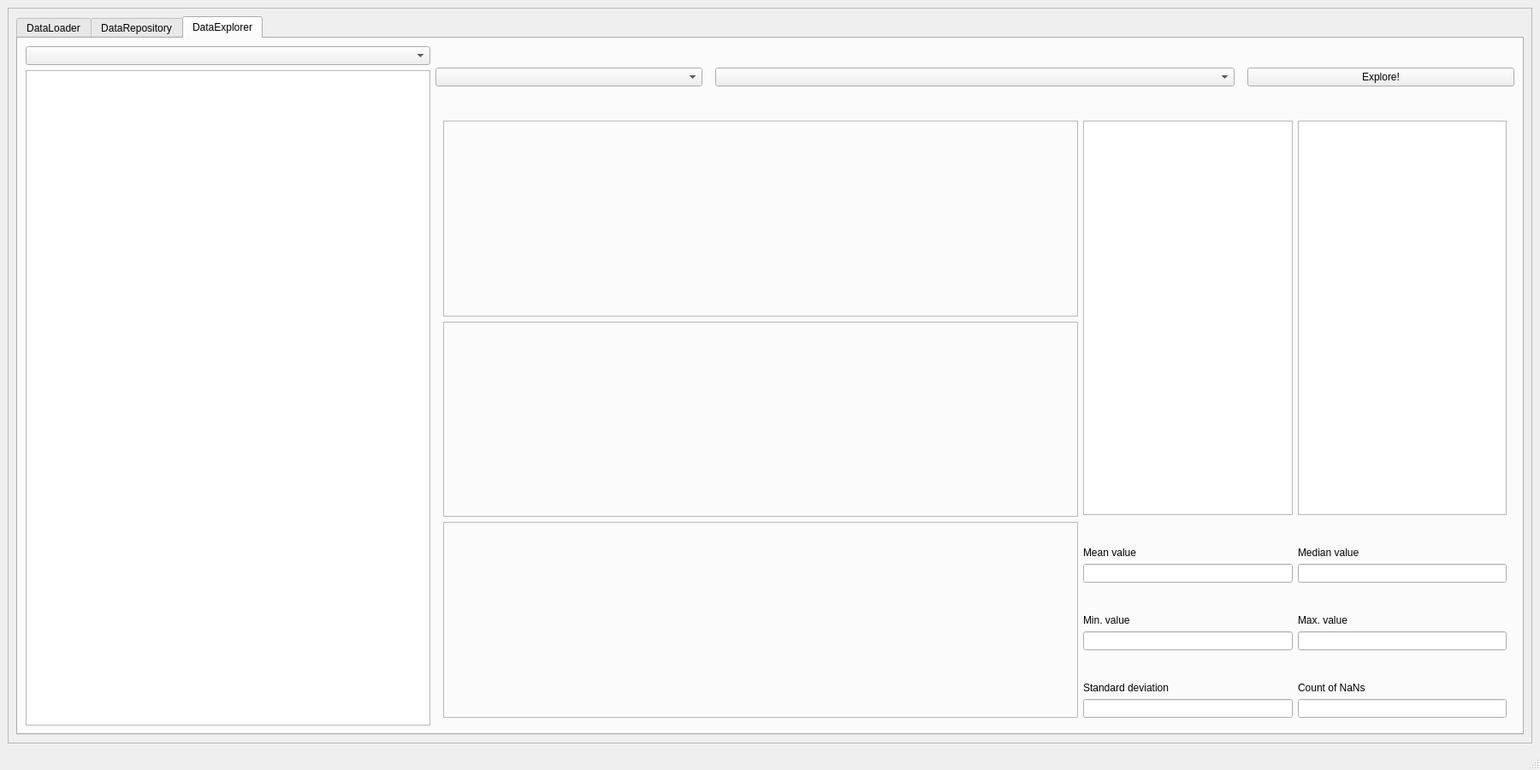
<?xml version="1.0" encoding="UTF-8"?>
<ui version="4.0">
 <class>MainWindow</class>
 <widget class="QMainWindow" name="MainWindow">
  <property name="geometry">
   <rect>
    <x>0</x>
    <y>0</y>
    <width>1800</width>
    <height>900</height>
   </rect>
  </property>
  <property name="windowTitle">
   <string>MLOps Platform Interface</string>
  </property>
  <widget class="QWidget" name="centralwidget">
   <layout class="QHBoxLayout" name="horizontalLayout_5">
    <item>
     <widget class="QFrame" name="frame">
      <property name="frameShape">
       <enum>QFrame::StyledPanel</enum>
      </property>
      <property name="frameShadow">
       <enum>QFrame::Raised</enum>
      </property>
      <layout class="QVBoxLayout" name="verticalLayout_7">
       <item>
        <widget class="QTabWidget" name="tabWidget">
         <property name="currentIndex">
          <number>2</number>
         </property>
         <widget class="QWidget" name="DataLoader_tab">
          <attribute name="title">
           <string>DataLoader</string>
          </attribute>
          <layout class="QGridLayout" name="gridLayout_2">
           <item row="0" column="0">
            <layout class="QGridLayout" name="gridLayout" rowstretch="1,3,1,2" columnstretch="1,1">
             <property name="leftMargin">
              <number>20</number>
             </property>
             <property name="topMargin">
              <number>35</number>
             </property>
             <property name="rightMargin">
              <number>20</number>
             </property>
             <property name="bottomMargin">
              <number>25</number>
             </property>
             <item row="1" column="1">
              <layout class="QVBoxLayout" name="verticalLayout_3">
               <item alignment="Qt::AlignHCenter">
                <widget class="QPushButton" name="dl_pb_clear">
                 <property name="enabled">
                  <bool>false</bool>
                 </property>
                 <property name="sizePolicy">
                  <sizepolicy hsizetype="Fixed" vsizetype="Fixed">
                   <horstretch>0</horstretch>
                   <verstretch>0</verstretch>
                  </sizepolicy>
                 </property>
                 <property name="minimumSize">
                  <size>
                   <width>100</width>
                   <height>0</height>
                  </size>
                 </property>
                 <property name="maximumSize">
                  <size>
                   <width>100</width>
                   <height>16777215</height>
                  </size>
                 </property>
                 <property name="text">
                  <string>Clear loaded data</string>
                 </property>
                </widget>
               </item>
               <item alignment="Qt::AlignHCenter">
                <widget class="QPushButton" name="dl_pb_save_pickle">
                 <property name="enabled">
                  <bool>false</bool>
                 </property>
                 <property name="minimumSize">
                  <size>
                   <width>100</width>
                   <height>0</height>
                  </size>
                 </property>
                 <property name="maximumSize">
                  <size>
                   <width>100</width>
                   <height>16777215</height>
                  </size>
                 </property>
                 <property name="text">
                  <string>Pickle-save data</string>
                 </property>
                </widget>
               </item>
               <item alignment="Qt::AlignHCenter">
                <widget class="QPushButton" name="dl_pb_summary">
                 <property name="enabled">
                  <bool>false</bool>
                 </property>
                 <property name="minimumSize">
                  <size>
                   <width>100</width>
                   <height>0</height>
                  </size>
                 </property>
                 <property name="maximumSize">
                  <size>
                   <width>100</width>
                   <height>16777215</height>
                  </size>
                 </property>
                 <property name="text">
                  <string>Summary</string>
                 </property>
                </widget>
               </item>
               <item alignment="Qt::AlignHCenter">
                <widget class="QPushButton" name="dl_pb_save_repo">
                 <property name="enabled">
                  <bool>false</bool>
                 </property>
                 <property name="minimumSize">
                  <size>
                   <width>100</width>
                   <height>0</height>
                  </size>
                 </property>
                 <property name="maximumSize">
                  <size>
                   <width>100</width>
                   <height>16777215</height>
                  </size>
                 </property>
                 <property name="text">
                  <string>Save to Repository</string>
                 </property>
                </widget>
               </item>
              </layout>
             </item>
             <item row="3" column="0" colspan="2">
              <widget class="QTextBrowser" name="dl_tb_log_console"/>
             </item>
             <item row="1" column="0">
              <layout class="QGridLayout" name="gridLayout_3" rowstretch="1,0,0,2,1" columnstretch="1,0,1">
               <property name="leftMargin">
                <number>50</number>
               </property>
               <property name="rightMargin">
                <number>50</number>
               </property>
               <property name="verticalSpacing">
                <number>5</number>
               </property>
               <item row="0" column="0" colspan="3">
                <spacer name="verticalSpacer">
                 <property name="orientation">
                  <enum>Qt::Vertical</enum>
                 </property>
                 <property name="sizeHint" stdset="0">
                  <size>
                   <width>20</width>
                   <height>40</height>
                  </size>
                 </property>
                </spacer>
               </item>
               <item row="3" column="2">
                <widget class="QPushButton" name="dl_pb_load_pickle">
                 <property name="minimumSize">
                  <size>
                   <width>100</width>
                   <height>0</height>
                  </size>
                 </property>
                 <property name="maximumSize">
                  <size>
                   <width>100</width>
                   <height>16777215</height>
                  </size>
                 </property>
                 <property name="layoutDirection">
                  <enum>Qt::LeftToRight</enum>
                 </property>
                 <property name="text">
                  <string>Load Saved DT</string>
                 </property>
                 <property name="autoDefault">
                  <bool>false</bool>
                 </property>
                 <property name="default">
                  <bool>false</bool>
                 </property>
                 <property name="flat">
                  <bool>false</bool>
                 </property>
                </widget>
               </item>
               <item row="4" column="0" colspan="3">
                <spacer name="verticalSpacer_2">
                 <property name="orientation">
                  <enum>Qt::Vertical</enum>
                 </property>
                 <property name="sizeHint" stdset="0">
                  <size>
                   <width>20</width>
                   <height>40</height>
                  </size>
                 </property>
                </spacer>
               </item>
               <item row="3" column="0">
                <widget class="QPushButton" name="dl_pb_load_data">
                 <property name="minimumSize">
                  <size>
                   <width>100</width>
                   <height>0</height>
                  </size>
                 </property>
                 <property name="maximumSize">
                  <size>
                   <width>100</width>
                   <height>16777215</height>
                  </size>
                 </property>
                 <property name="text">
                  <string>Load Data</string>
                 </property>
                </widget>
               </item>
              </layout>
             </item>
            </layout>
           </item>
          </layout>
         </widget>
         <widget class="QWidget" name="DataRepository_tab">
          <attribute name="title">
           <string>DataRepository</string>
          </attribute>
          <layout class="QGridLayout" name="gridLayout_6">
           <item row="0" column="0">
            <layout class="QVBoxLayout" name="verticalLayout_4" stretch="1,10,2">
             <property name="leftMargin">
              <number>25</number>
             </property>
             <property name="topMargin">
              <number>15</number>
             </property>
             <property name="rightMargin">
              <number>25</number>
             </property>
             <property name="bottomMargin">
              <number>15</number>
             </property>
             <item alignment="Qt::AlignHCenter">
              <widget class="QLineEdit" name="dr_le_repo_loc">
               <property name="minimumSize">
                <size>
                 <width>300</width>
                 <height>0</height>
                </size>
               </property>
               <property name="maximumSize">
                <size>
                 <width>300</width>
                 <height>16777215</height>
                </size>
               </property>
               <property name="readOnly">
                <bool>true</bool>
               </property>
               <property name="placeholderText">
                <string>Repository's location ...</string>
               </property>
              </widget>
             </item>
             <item>
              <layout class="QHBoxLayout" name="horizontalLayout" stretch="2,5">
               <item>
                <widget class="QWidget" name="gridWidget_3" native="true">
                 <layout class="QGridLayout" name="gridLayout_12" rowstretch="1,0,0,1" columnstretch="3,2" columnminimumwidth="0,0">
                  <item row="2" column="0">
                   <widget class="QComboBox" name="dr_cb_DT_pick"/>
                  </item>
                  <item row="2" column="1">
                   <widget class="QPushButton" name="dr_pb_DT_remove">
                    <property name="enabled">
                     <bool>false</bool>
                    </property>
                    <property name="text">
                     <string>Drop a DataTable</string>
                    </property>
                   </widget>
                  </item>
                  <item row="0" column="0" colspan="2">
                   <spacer name="verticalSpacer_3">
                    <property name="orientation">
                     <enum>Qt::Vertical</enum>
                    </property>
                    <property name="sizeHint" stdset="0">
                     <size>
                      <width>20</width>
                      <height>40</height>
                     </size>
                    </property>
                   </spacer>
                  </item>
                  <item row="3" column="0" colspan="2">
                   <spacer name="verticalSpacer_4">
                    <property name="orientation">
                     <enum>Qt::Vertical</enum>
                    </property>
                    <property name="sizeHint" stdset="0">
                     <size>
                      <width>20</width>
                      <height>40</height>
                     </size>
                    </property>
                   </spacer>
                  </item>
                  <item row="1" column="0" colspan="2">
                   <widget class="QPushButton" name="dr_pb_DT_add">
                    <property name="enabled">
                     <bool>true</bool>
                    </property>
                    <property name="text">
                     <string>Add a DataTable</string>
                    </property>
                   </widget>
                  </item>
                 </layout>
                </widget>
               </item>
               <item>
                <layout class="QVBoxLayout" name="verticalLayout" stretch="1,10,6,2,1">
                 <property name="spacing">
                  <number>5</number>
                 </property>
                 <property name="leftMargin">
                  <number>35</number>
                 </property>
                 <property name="topMargin">
                  <number>5</number>
                 </property>
                 <property name="rightMargin">
                  <number>35</number>
                 </property>
                 <property name="bottomMargin">
                  <number>20</number>
                 </property>
                 <item>
                  <spacer name="verticalSpacer_6">
                   <property name="orientation">
                    <enum>Qt::Vertical</enum>
                   </property>
                   <property name="sizeHint" stdset="0">
                    <size>
                     <width>20</width>
                     <height>40</height>
                    </size>
                   </property>
                  </spacer>
                 </item>
                 <item>
                  <layout class="QVBoxLayout" name="verticalLayout_5">
                   <item>
                    <widget class="QLabel" name="label">
                     <property name="text">
                      <string>Data Summary</string>
                     </property>
                    </widget>
                   </item>
                   <item>
                    <widget class="QTextBrowser" name="dr_tb_summary"/>
                   </item>
                  </layout>
                 </item>
                 <item>
                  <layout class="QGridLayout" name="gridLayout_11" rowstretch="1,1,1,1">
                   <item row="0" column="0">
                    <widget class="QLabel" name="label_4">
                     <property name="text">
                      <string>Shapes</string>
                     </property>
                    </widget>
                   </item>
                   <item row="1" column="0">
                    <widget class="QLineEdit" name="dr_le_shapes">
                     <property name="enabled">
                      <bool>true</bool>
                     </property>
                     <property name="readOnly">
                      <bool>true</bool>
                     </property>
                    </widget>
                   </item>
                   <item row="0" column="1">
                    <widget class="QLabel" name="label_3">
                     <property name="text">
                      <string>Variables</string>
                     </property>
                    </widget>
                   </item>
                   <item row="2" column="0">
                    <widget class="QLabel" name="label_5">
                     <property name="text">
                      <string>Datetime of registering</string>
                     </property>
                    </widget>
                   </item>
                   <item row="3" column="0">
                    <widget class="QLineEdit" name="dr_le_register_dttm">
                     <property name="enabled">
                      <bool>true</bool>
                     </property>
                     <property name="readOnly">
                      <bool>true</bool>
                     </property>
                    </widget>
                   </item>
                   <item row="1" column="1" rowspan="3">
                    <widget class="QTextBrowser" name="dr_tb_variables"/>
                   </item>
                  </layout>
                 </item>
                 <item>
                  <layout class="QGridLayout" name="gridLayout_13" columnstretch="1,1">
                   <item row="0" column="0" rowspan="3">
                    <widget class="QComboBox" name="dr_cb_DT_browse"/>
                   </item>
                   <item row="0" column="1" rowspan="3">
                    <widget class="QPushButton" name="dr_pb_DT_browse">
                     <property name="enabled">
                      <bool>false</bool>
                     </property>
                     <property name="minimumSize">
                      <size>
                       <width>100</width>
                       <height>0</height>
                      </size>
                     </property>
                     <property name="maximumSize">
                      <size>
                       <width>100</width>
                       <height>16777215</height>
                      </size>
                     </property>
                     <property name="text">
                      <string>Get details</string>
                     </property>
                    </widget>
                   </item>
                  </layout>
                 </item>
                 <item>
                  <spacer name="verticalSpacer_5">
                   <property name="orientation">
                    <enum>Qt::Vertical</enum>
                   </property>
                   <property name="sizeHint" stdset="0">
                    <size>
                     <width>20</width>
                     <height>40</height>
                    </size>
                   </property>
                  </spacer>
                 </item>
                </layout>
               </item>
              </layout>
             </item>
             <item>
              <layout class="QGridLayout" name="gridLayout_10" columnstretch="1,1,1,1">
               <item row="1" column="3">
                <spacer name="horizontalSpacer">
                 <property name="orientation">
                  <enum>Qt::Horizontal</enum>
                 </property>
                 <property name="sizeHint" stdset="0">
                  <size>
                   <width>40</width>
                   <height>20</height>
                  </size>
                 </property>
                </spacer>
               </item>
               <item row="3" column="1" colspan="2">
                <widget class="QTextBrowser" name="dr_tb_console"/>
               </item>
               <item row="1" column="0" rowspan="2">
                <spacer name="horizontalSpacer_2">
                 <property name="orientation">
                  <enum>Qt::Horizontal</enum>
                 </property>
                 <property name="sizeHint" stdset="0">
                  <size>
                   <width>40</width>
                   <height>20</height>
                  </size>
                 </property>
                </spacer>
               </item>
               <item row="1" column="1" colspan="2" alignment="Qt::AlignHCenter">
                <widget class="QPushButton" name="dr_pb_repo_drop">
                 <property name="enabled">
                  <bool>true</bool>
                 </property>
                 <property name="minimumSize">
                  <size>
                   <width>200</width>
                   <height>0</height>
                  </size>
                 </property>
                 <property name="maximumSize">
                  <size>
                   <width>200</width>
                   <height>16777215</height>
                  </size>
                 </property>
                 <property name="text">
                  <string>Drop the Repository</string>
                 </property>
                 <property name="flat">
                  <bool>false</bool>
                 </property>
                </widget>
               </item>
              </layout>
             </item>
            </layout>
           </item>
          </layout>
         </widget>
         <widget class="QWidget" name="DataExplorer">
          <attribute name="title">
           <string>DataExplorer</string>
          </attribute>
          <layout class="QVBoxLayout" name="verticalLayout_8">
           <item>
            <layout class="QHBoxLayout" name="horizontalLayout_2" stretch="3,8">
             <item>
              <layout class="QVBoxLayout" name="verticalLayout_2">
               <item>
                <widget class="QComboBox" name="de_cb_data_pick_left"/>
               </item>
               <item>
                <widget class="QTableWidget" name="de_tw_variables"/>
               </item>
              </layout>
             </item>
             <item>
              <layout class="QGridLayout" name="gridLayout_4" rowstretch="1,10" columnstretch="1,2,1">
               <item row="1" column="0" colspan="3">
                <widget class="QStackedWidget" name="de_sw_explorations">
                 <widget class="QWidget" name="UA_numeric">
                  <layout class="QHBoxLayout" name="horizontalLayout_8">
                   <item>
                    <layout class="QHBoxLayout" name="horizontalLayout_4" stretch="3,2">
                     <item>
                      <layout class="QVBoxLayout" name="verticalLayout_12">
                       <item>
                        <widget class="QFrame" name="de_fr_histogram">
                         <property name="frameShape">
                          <enum>QFrame::StyledPanel</enum>
                         </property>
                         <property name="frameShadow">
                          <enum>QFrame::Raised</enum>
                         </property>
                        </widget>
                       </item>
                       <item>
                        <widget class="QFrame" name="de_fr_boxplot">
                         <property name="frameShape">
                          <enum>QFrame::StyledPanel</enum>
                         </property>
                         <property name="frameShadow">
                          <enum>QFrame::Raised</enum>
                         </property>
                        </widget>
                       </item>
                       <item>
                        <widget class="QFrame" name="de_fr_serie">
                         <property name="frameShape">
                          <enum>QFrame::StyledPanel</enum>
                         </property>
                         <property name="frameShadow">
                          <enum>QFrame::Raised</enum>
                         </property>
                        </widget>
                       </item>
                      </layout>
                     </item>
                     <item>
                      <layout class="QVBoxLayout" name="verticalLayout_13" stretch="2,1">
                       <item>
                        <layout class="QHBoxLayout" name="horizontalLayout_6" stretch="1,1">
                         <item>
                          <widget class="QTableWidget" name="de_tw_quartiles"/>
                         </item>
                         <item>
                          <widget class="QTableWidget" name="de_tw_decils"/>
                         </item>
                        </layout>
                       </item>
                       <item>
                        <layout class="QGridLayout" name="gridLayout_7">
                         <item row="0" column="0" alignment="Qt::AlignBottom">
                          <widget class="QLabel" name="label_11">
                           <property name="text">
                            <string>Mean value</string>
                           </property>
                          </widget>
                         </item>
                         <item row="2" column="0" alignment="Qt::AlignBottom">
                          <widget class="QLabel" name="label_12">
                           <property name="text">
                            <string>Min. value</string>
                           </property>
                          </widget>
                         </item>
                         <item row="2" column="1" alignment="Qt::AlignBottom">
                          <widget class="QLabel" name="label_13">
                           <property name="text">
                            <string>Max. value</string>
                           </property>
                          </widget>
                         </item>
                         <item row="1" column="1">
                          <widget class="QLineEdit" name="de_le_median_2">
                           <property name="readOnly">
                            <bool>true</bool>
                           </property>
                          </widget>
                         </item>
                         <item row="0" column="1" alignment="Qt::AlignBottom">
                          <widget class="QLabel" name="label_14">
                           <property name="text">
                            <string>Median value</string>
                           </property>
                          </widget>
                         </item>
                         <item row="3" column="0">
                          <widget class="QLineEdit" name="de_le_min_2">
                           <property name="readOnly">
                            <bool>true</bool>
                           </property>
                          </widget>
                         </item>
                         <item row="1" column="0">
                          <widget class="QLineEdit" name="de_le_mean_2">
                           <property name="readOnly">
                            <bool>true</bool>
                           </property>
                          </widget>
                         </item>
                         <item row="4" column="0" alignment="Qt::AlignBottom">
                          <widget class="QLabel" name="label_15">
                           <property name="text">
                            <string>Standard deviation</string>
                           </property>
                          </widget>
                         </item>
                         <item row="4" column="1" alignment="Qt::AlignBottom">
                          <widget class="QLabel" name="label_16">
                           <property name="text">
                            <string>Count of NaNs</string>
                           </property>
                          </widget>
                         </item>
                         <item row="3" column="1">
                          <widget class="QLineEdit" name="de_le_max_2">
                           <property name="readOnly">
                            <bool>true</bool>
                           </property>
                          </widget>
                         </item>
                         <item row="5" column="0">
                          <widget class="QLineEdit" name="de_le_std_2">
                           <property name="readOnly">
                            <bool>true</bool>
                           </property>
                          </widget>
                         </item>
                         <item row="5" column="1">
                          <widget class="QLineEdit" name="de_le_nan_2">
                           <property name="readOnly">
                            <bool>true</bool>
                           </property>
                          </widget>
                         </item>
                        </layout>
                       </item>
                      </layout>
                     </item>
                    </layout>
                   </item>
                  </layout>
                 </widget>
                 <widget class="QWidget" name="UA_character">
                  <layout class="QHBoxLayout" name="horizontalLayout_7">
                   <item>
                    <layout class="QHBoxLayout" name="horizontalLayout_3" stretch="1,1">
                     <item>
                      <widget class="QFrame" name="de_fr_pie">
                       <property name="frameShape">
                        <enum>QFrame::StyledPanel</enum>
                       </property>
                       <property name="frameShadow">
                        <enum>QFrame::Raised</enum>
                       </property>
                      </widget>
                     </item>
                     <item>
                      <layout class="QGridLayout" name="gridLayout_5" rowstretch="1,1,1">
                       <item row="2" column="1">
                        <widget class="QLineEdit" name="de_le_uniqs"/>
                       </item>
                       <item row="1" column="1" alignment="Qt::AlignBottom">
                        <widget class="QLabel" name="label_2">
                         <property name="text">
                          <string>Count of unique values</string>
                         </property>
                        </widget>
                       </item>
                       <item row="1" column="0" rowspan="2">
                        <widget class="QTableWidget" name="de_tw_freqs"/>
                       </item>
                       <item row="0" column="0" colspan="2">
                        <widget class="QFrame" name="de_fr_bar">
                         <property name="frameShape">
                          <enum>QFrame::StyledPanel</enum>
                         </property>
                         <property name="frameShadow">
                          <enum>QFrame::Raised</enum>
                         </property>
                        </widget>
                       </item>
                      </layout>
                     </item>
                    </layout>
                   </item>
                  </layout>
                 </widget>
                </widget>
               </item>
               <item row="0" column="2">
                <widget class="QPushButton" name="de_pb_explore">
                 <property name="text">
                  <string>Explore!</string>
                 </property>
                </widget>
               </item>
               <item row="0" column="0">
                <widget class="QComboBox" name="de_cb_tools"/>
               </item>
               <item row="0" column="1">
                <widget class="QStackedWidget" name="de_sw_tools">
                 <widget class="QWidget" name="UA_tool">
                  <layout class="QVBoxLayout" name="verticalLayout_15">
                   <item>
                    <layout class="QVBoxLayout" name="verticalLayout_6">
                     <item>
                      <widget class="QComboBox" name="de_cb_UA_var"/>
                     </item>
                    </layout>
                   </item>
                  </layout>
                 </widget>
                 <widget class="QWidget" name="BA_tool">
                  <layout class="QVBoxLayout" name="verticalLayout_17">
                   <item>
                    <layout class="QVBoxLayout" name="verticalLayout_16">
                     <item>
                      <widget class="QComboBox" name="comboBox_2"/>
                     </item>
                     <item>
                      <widget class="QComboBox" name="comboBox_3"/>
                     </item>
                    </layout>
                   </item>
                  </layout>
                 </widget>
                </widget>
               </item>
              </layout>
             </item>
            </layout>
           </item>
          </layout>
         </widget>
        </widget>
       </item>
      </layout>
     </widget>
    </item>
   </layout>
  </widget>
  <widget class="QStatusBar" name="statusBar"/>
 </widget>
 <resources/>
 <connections>
  <connection>
   <sender>tabWidget</sender>
   <signal>tabBarClicked(int)</signal>
   <receiver>MainWindow</receiver>
   <slot>change_size(int)</slot>
   <hints>
    <hint type="sourcelabel">
     <x>48</x>
     <y>30</y>
    </hint>
    <hint type="destinationlabel">
     <x>-5</x>
     <y>41</y>
    </hint>
   </hints>
  </connection>
  <connection>
   <sender>dl_pb_load_data</sender>
   <signal>clicked()</signal>
   <receiver>MainWindow</receiver>
   <slot>load_data()</slot>
   <hints>
    <hint type="sourcelabel">
     <x>199</x>
     <y>362</y>
    </hint>
    <hint type="destinationlabel">
     <x>166</x>
     <y>643</y>
    </hint>
   </hints>
  </connection>
  <connection>
   <sender>dl_pb_load_pickle</sender>
   <signal>clicked()</signal>
   <receiver>MainWindow</receiver>
   <slot>load_pickle()</slot>
   <hints>
    <hint type="sourcelabel">
     <x>846</x>
     <y>362</y>
    </hint>
    <hint type="destinationlabel">
     <x>-2</x>
     <y>224</y>
    </hint>
   </hints>
  </connection>
  <connection>
   <sender>dl_pb_clear</sender>
   <signal>clicked()</signal>
   <receiver>MainWindow</receiver>
   <slot>clear_curr_DT()</slot>
   <hints>
    <hint type="sourcelabel">
     <x>1375</x>
     <y>258</y>
    </hint>
    <hint type="destinationlabel">
     <x>582</x>
     <y>3</y>
    </hint>
   </hints>
  </connection>
  <connection>
   <sender>dl_pb_save_pickle</sender>
   <signal>clicked()</signal>
   <receiver>MainWindow</receiver>
   <slot>save_DT()</slot>
   <hints>
    <hint type="sourcelabel">
     <x>1375</x>
     <y>327</y>
    </hint>
    <hint type="destinationlabel">
     <x>533</x>
     <y>-10</y>
    </hint>
   </hints>
  </connection>
  <connection>
   <sender>dl_pb_summary</sender>
   <signal>clicked()</signal>
   <receiver>MainWindow</receiver>
   <slot>print_summary()</slot>
   <hints>
    <hint type="sourcelabel">
     <x>1375</x>
     <y>396</y>
    </hint>
    <hint type="destinationlabel">
     <x>552</x>
     <y>-30</y>
    </hint>
   </hints>
  </connection>
  <connection>
   <sender>dl_pb_save_repo</sender>
   <signal>clicked()</signal>
   <receiver>MainWindow</receiver>
   <slot>add_DT_to_repo()</slot>
   <hints>
    <hint type="sourcelabel">
     <x>1375</x>
     <y>465</y>
    </hint>
    <hint type="destinationlabel">
     <x>1068</x>
     <y>403</y>
    </hint>
   </hints>
  </connection>
  <connection>
   <sender>dr_pb_repo_drop</sender>
   <signal>clicked()</signal>
   <receiver>MainWindow</receiver>
   <slot>drop_repo()</slot>
   <hints>
    <hint type="sourcelabel">
     <x>999</x>
     <y>736</y>
    </hint>
    <hint type="destinationlabel">
     <x>561</x>
     <y>847</y>
    </hint>
   </hints>
  </connection>
  <connection>
   <sender>dr_pb_DT_add</sender>
   <signal>clicked()</signal>
   <receiver>MainWindow</receiver>
   <slot>DR_add_DT_to_repo()</slot>
   <hints>
    <hint type="sourcelabel">
     <x>152</x>
     <y>400</y>
    </hint>
    <hint type="destinationlabel">
     <x>2</x>
     <y>349</y>
    </hint>
   </hints>
  </connection>
  <connection>
   <sender>dr_pb_DT_remove</sender>
   <signal>clicked()</signal>
   <receiver>MainWindow</receiver>
   <slot>drop_DT_from_repo()</slot>
   <hints>
    <hint type="sourcelabel">
     <x>527</x>
     <y>430</y>
    </hint>
    <hint type="destinationlabel">
     <x>0</x>
     <y>409</y>
    </hint>
   </hints>
  </connection>
  <connection>
   <sender>dr_pb_DT_browse</sender>
   <signal>clicked()</signal>
   <receiver>MainWindow</receiver>
   <slot>DR_browse_DT()</slot>
   <hints>
    <hint type="sourcelabel">
     <x>1707</x>
     <y>635</y>
    </hint>
    <hint type="destinationlabel">
     <x>782</x>
     <y>817</y>
    </hint>
   </hints>
  </connection>
  <connection>
   <sender>tabWidget</sender>
   <signal>currentChanged(int)</signal>
   <receiver>MainWindow</receiver>
   <slot>center_window(int)</slot>
   <hints>
    <hint type="sourcelabel">
     <x>75</x>
     <y>23</y>
    </hint>
    <hint type="destinationlabel">
     <x>-7</x>
     <y>25</y>
    </hint>
   </hints>
  </connection>
  <connection>
   <sender>de_cb_data_pick_left</sender>
   <signal>currentTextChanged(QString)</signal>
   <receiver>MainWindow</receiver>
   <slot>DE_tab_list_variables(QString)</slot>
   <hints>
    <hint type="sourcelabel">
     <x>78</x>
     <y>71</y>
    </hint>
    <hint type="destinationlabel">
     <x>-2</x>
     <y>73</y>
    </hint>
   </hints>
  </connection>
  <connection>
   <sender>de_pb_explore</sender>
   <signal>clicked()</signal>
   <receiver>MainWindow</receiver>
   <slot>DE_exploration()</slot>
   <hints>
    <hint type="sourcelabel">
     <x>1557</x>
     <y>98</y>
    </hint>
    <hint type="destinationlabel">
     <x>1413</x>
     <y>-36</y>
    </hint>
   </hints>
  </connection>
  <connection>
   <sender>de_cb_tools</sender>
   <signal>currentTextChanged(QString)</signal>
   <receiver>MainWindow</receiver>
   <slot>DE_set_cbs_for_tool(QString)</slot>
   <hints>
    <hint type="sourcelabel">
     <x>606</x>
     <y>91</y>
    </hint>
    <hint type="destinationlabel">
     <x>611</x>
     <y>-21</y>
    </hint>
   </hints>
  </connection>
  <connection>
   <sender>de_cb_UA_var</sender>
   <signal>currentTextChanged(QString)</signal>
   <receiver>MainWindow</receiver>
   <slot>DE_set_UA_sw(QString)</slot>
   <hints>
    <hint type="sourcelabel">
     <x>881</x>
     <y>100</y>
    </hint>
    <hint type="destinationlabel">
     <x>882</x>
     <y>-20</y>
    </hint>
   </hints>
  </connection>
 </connections>
 <slots>
  <slot>change_size(int)</slot>
  <slot>load_data()</slot>
  <slot>load_pickle()</slot>
  <slot>clear_curr_DT()</slot>
  <slot>save_DT()</slot>
  <slot>print_summary()</slot>
  <slot>add_DT_to_repo()</slot>
  <slot>drop_repo()</slot>
  <slot>DR_add_DT_to_repo()</slot>
  <slot>drop_DT_from_repo()</slot>
  <slot>DR_browse_DT()</slot>
  <slot>center_window(int)</slot>
  <slot>DE_tab_list_variables(QString)</slot>
  <slot>DE_exploration()</slot>
  <slot>DE_set_cbs_for_tool(QString)</slot>
  <slot>DE_set_UA_sw(QString)</slot>
 </slots>
</ui>
